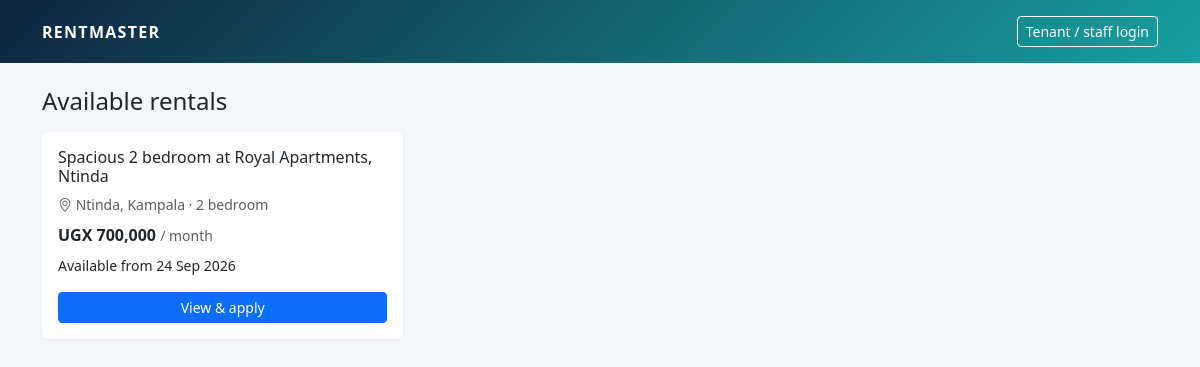
Page /vacancies/ on the committed database.
### apps/vacancies/models.py (models this page shows, shortened)
class Listing(models.Model):
    unit = models.ForeignKey(Unit, on_delete=models.CASCADE, related_name="listings")
    title = models.CharField(max_length=150)
    description = models.TextField(blank=True)
    monthly_rent = models.DecimalField(max_digits=12, decimal_places=0)
    available_from = models.DateField(default=date.today)
    is_published = models.BooleanField(default=True)
    created_by = models.ForeignKey(settings.AUTH_USER_MODEL, null=True, on_delete=models.SET_NULL, editable=False)
    created_at = models.DateTimeField(auto_now_add=True)
    class Meta:
        ordering = ["-created_at"]
    @classmethod
    def public(cls):
        return cls.objects.filter(is_published=True).exclude(unit__status=Unit.Status.OCCUPIED) \
            .select_related("unit__building__property")

### apps/properties/models.py (models this page shows, shortened)
class Unit(models.Model):
    class Type(models.TextChoices):
        SINGLE = "SINGLE", "Single room"
        DOUBLE = "DOUBLE", "Double room"
        STUDIO = "STUDIO", "Studio"
        ONE_BED = "1BR", "1 bedroom"
        TWO_BED = "2BR", "2 bedroom"
        THREE_BED = "3BR", "3 bedroom"
        SHOP = "SHOP", "Shop"
        OFFICE = "OFFICE", "Office"
    class Status(models.TextChoices):
        AVAILABLE = "AVAILABLE", "Available"
        RESERVED = "RESERVED", "Reserved"
        OCCUPIED = "OCCUPIED", "Occupied"
        MAINTENANCE = "MAINTENANCE", "Under maintenance"
        VACANT = "VACANT", "Vacant"
    building = models.ForeignKey(Building, on_delete=models.CASCADE, related_name="units")
    number = models.CharField(max_length=20)
    unit_type = models.CharField(max_length=10, choices=Type.choices, default=Type.ONE_BED)
    monthly_rent = models.DecimalField(max_digits=12, decimal_places=0)
    security_deposit = models.DecimalField(max_digits=12, decimal_places=0, default=0)
    status = models.CharField(max_length=15, choices=Status.choices, default=Status.AVAILABLE)
    electricity_meter = models.CharField(max_length=40, blank=True)
    water_meter = models.CharField(max_length=40, blank=True)
    photo = models.FileField(upload_to="units/", blank=True, validators=[IMAGE_EXTS])
    notes = models.TextField(blank=True)
    class Meta:
        ordering = ["building", "number"]
        unique_together = [("building", "number")]
    property = property(lambda self: self.building.property)

class Building(models.Model):
    property = models.ForeignKey(Property, on_delete=models.CASCADE, related_name="buildings")
    name = models.CharField(max_length=100, help_text="e.g. Block A")
    floors = models.PositiveSmallIntegerField(default=1)
    class Meta:
        ordering = ["property", "name"]
        unique_together = [("property", "name")]

class Property(models.Model):
    class Type(models.TextChoices):
        APARTMENT = "APARTMENT", "Apartment block"
        HOUSE = "HOUSE", "Houses / estate"
        COMMERCIAL = "COMMERCIAL", "Commercial"
        MIXED = "MIXED", "Mixed use"
        HOSTEL = "HOSTEL", "Hostel"
    class Status(models.TextChoices):
        ACTIVE = "ACTIVE", "Active"
        INACTIVE = "INACTIVE", "Inactive"
        UNDER_CONSTRUCTION = "UNDER_CONSTRUCTION", "Under construction"
    name = models.CharField(max_length=150)
    code = models.CharField(max_length=20, unique=True, help_text="Short code, e.g. ROYAL")
    property_type = models.CharField(max_length=20, choices=Type.choices, default=Type.APARTMENT)
    location = models.CharField(max_length=200)
    latitude = models.DecimalField(max_digits=9, decimal_places=6, null=True, blank=True)
    longitude = models.DecimalField(max_digits=9, decimal_places=6, null=True, blank=True)
    owner = models.ForeignKey(
        settings.AUTH_USER_MODEL, on_delete=models.PROTECT, related_name="owned_properties",
        limit_choices_to={"role": "OWNER"},
    )
    managers = models.ManyToManyField(
        settings.AUTH_USER_MODEL, blank=True, related_name="managed_properties",
        limit_choices_to={"role__in": ["MANAGER", "CARETAKER"]},
        help_text="Managers and caretakers who can work on this property.",
    )
    photo = models.FileField(upload_to="properties/", blank=True, validators=[IMAGE_EXTS])
    status = models.CharField(max_length=20, choices=Status.choices, default=Status.ACTIVE)
    notes = models.TextField(blank=True)
    created_at = models.DateTimeField(auto_now_add=True)
    class Meta:
        ordering = ["name"]
        verbose_name_plural = "properties"

### apps/vacancies/views.py (the view)
# urls.py: path("", views.public_listings, name="public_list"),
def public_listings(request):
    return render(request, "vacancies/public_list.html", {"listings": Listing.public()})

### apps/core/context_processors.py (called while the page is built, shortened)
def navigation(request):
    ctx = {
        "CURRENCY": settings.RENTMASTER["CURRENCY"],
        "COMPANY_NAME": settings.RENTMASTER["COMPANY_NAME"],
        "DEMO_MODE": settings.DEMO_MODE,
    }
    user = getattr(request, "user", None)
    return ctx

### apps/core/templatetags/rm.py (called while the page is built)
@register.filter
def money(value):
    try:
        return f"{settings.RENTMASTER['CURRENCY']} {int(value or 0):,}"
    except (TypeError, ValueError):
        return value

### templates/vacancies/public_list.html (shortened to what this page needs)
{% extends "public_base.html" %}{% load rm %}
{% block content %}
<h1 class="h4 mb-3">Available rentals</h1>
<div class="row g-3">
  {% for l in listings %}
  <div class="col-md-6 col-lg-4"><div class="card h-100">
    <div class="card-body d-flex flex-column">
      <h2 class="h6">{{ l.title }}</h2>
      <div class="small text-muted mb-2"><i class="bi bi-geo-alt"></i> {{ l.unit.building.property.location }} · {{ l.unit.get_unit_type_display }}</div>
      <div class="fw-bold mb-2">{{ l.monthly_rent|money }} <span class="small fw-normal text-muted">/ month</span></div>
      <div class="small mb-3">Available from {{ l.available_from|date:"d M Y" }}</div>
      <a href="{% url 'vacancies:public_detail' l.pk %}" class="btn btn-primary btn-sm mt-auto">View &amp; apply</a>
    </div>
  </div></div>
  {% empty %}<p class="text-muted">No vacancies right now. Please check again soon.</p>{% endfor %}
</div>
{% endblock %}

### templates/public_base.html (style rules this page uses)
body { background: #f4f6f9; }
.card { border: 0; box-shadow: 0 1px 3px rgba(15,36,64,.08); }

### rows in the picture
Listing: title "Spacious 2 bedroom at Royal Apartments, Ntinda", unit.building.property.location "Ntinda, Kampala", unit.unit_type "2 bedroom", monthly_rent "UGX 700,000", available_from "24 Sep 2026"

### other values in the picture
{{ COMPANY_NAME }} "RENTMASTER"
